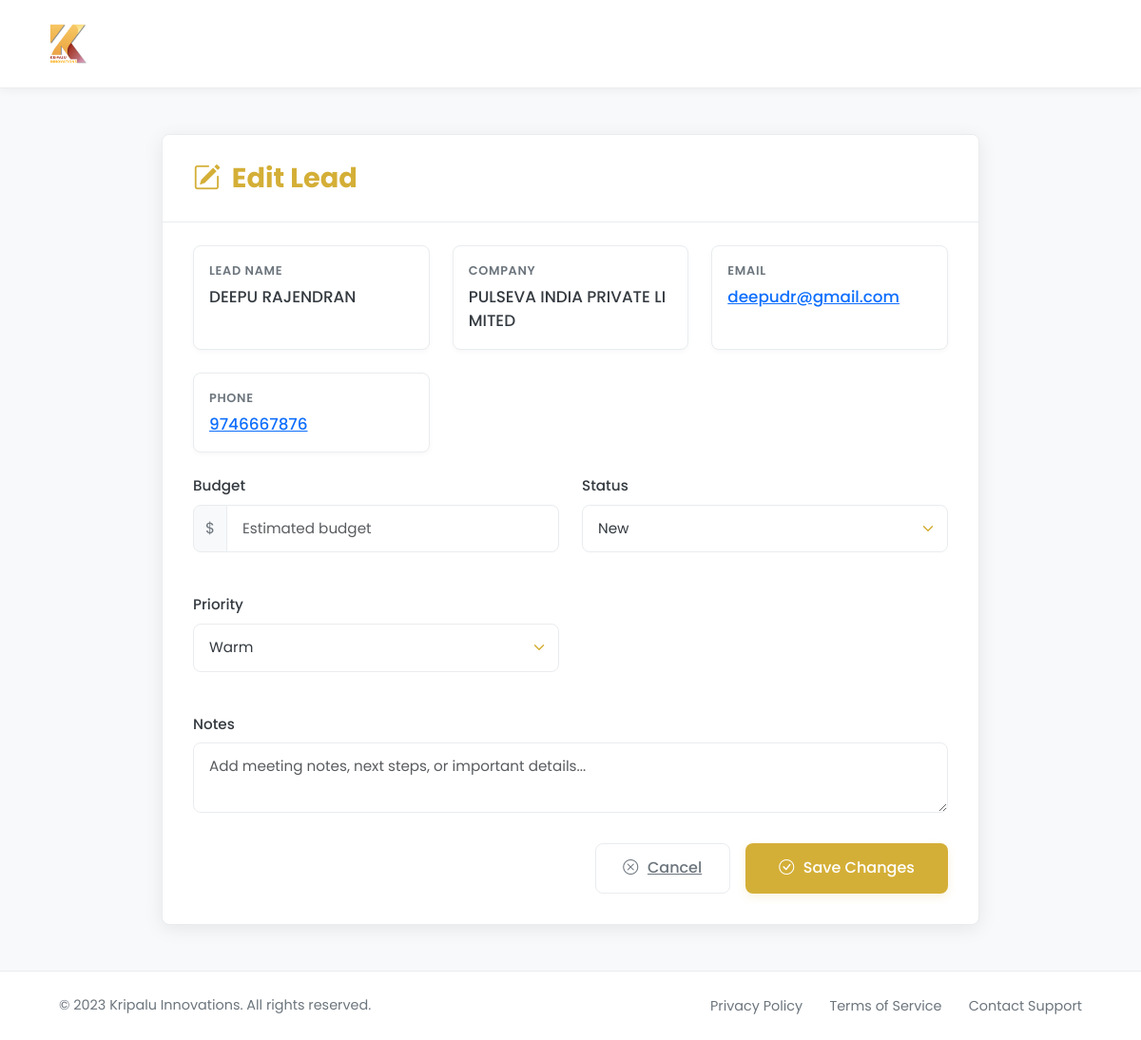
The page /editLead/24/ (signed in) on the database its author committed.
### salesmanPanel/models.py (models this page shows, shortened)
class Lead(models.Model):
    STATUS_CHOICES = [
        ('New', 'New'),
        ('Contacted', 'Contacted'),
        ('In Discussion', 'In Discussion'),
        ('Not Interested', 'Not Interested'),
        ('Converted', 'Converted'),
    ]
    PRIORITY_CHOICES = [
        ('Hot', 'Hot'),
        ('Warm', 'Warm'),
        ('Cold', 'Cold'),
    ]
    name = models.CharField(max_length=100)
    email = models.EmailField()
    phone = models.CharField(max_length=15)
    city = models.CharField(max_length=100, blank=True)
    company = models.CharField(max_length=100, blank=True)
    role = models.CharField(max_length=100, blank=True)
    interest = models.TextField(null=True)
    budget = models.CharField(max_length=50, blank=True)
    lead_source = models.CharField(max_length=100, blank=True)
    status = models.CharField(max_length=20, choices=STATUS_CHOICES, default='New')
    priority = models.CharField(max_length=10, choices=PRIORITY_CHOICES, default='Warm')
    notes = models.TextField(blank=True)
    assigned_to = models.ForeignKey(settings.AUTH_USER_MODEL, on_delete=models.SET_NULL, null=True, blank=True)
    created_at = models.DateTimeField(auto_now_add=True)
    updated_at = models.DateTimeField(auto_now=True)
    category = models.ForeignKey('category', on_delete=models.SET_NULL, null=True, blank=True)

### salesmanPanel/views.py (the view, shortened to what this page needs)
# urls.py: path('editLead/<int:lead_id>/', views.editLead, name='editLead'),
def editLead(request, lead_id):
    if not request.user.is_authenticated:
        return redirect('loginSalesman')  # Redirect to login if user is not authenticated
    try:
        lead = Lead.objects.get(id=lead_id, assigned_to=request.user)  # Get the lead assigned to the logged-in user
    except Lead.DoesNotExist:
        messages.error(request, "Lead does not exist or you do not have permission to edit it")
        return redirect('salesmanDashboard')  # Redirect to dashboard if lead does not exist
    context = {'lead': lead}  # Pass the lead to the template
    return render(request, 'salesmanPortal/editLead.html', context)  # Render the edit lead template

### templates/salesmanPortal/editLead.html (shortened to what this page needs)
<!DOCTYPE html>
<html lang="en">
<head>
    <link rel="stylesheet" href="https://cdn.jsdelivr.net/npm/bootstrap-icons@1.11.1/font/bootstrap-icons.css">
    <link href="https://cdn.jsdelivr.net/npm/bootstrap@5.3.0/dist/css/bootstrap.min.css" rel="stylesheet">
</head>
<body>
    <div class="main-container">
        <header class="portal-header">
            <div class="container d-flex justify-content-start align-items-center">
                <a href="https://www.kripaluinnovations.com/" class="brand-logo" target="_blank" rel="noopener">
                    {% load static %}
                    <img src="{% static 'images/kripalu_innovation.png' %}" alt="Kripalu Innovations Logo" onerror="this.onerror=null;this.src='https://placehold.co/150x45/D4AF37/343a40?text=Kripalu';">
                </a>
            </div>
        </header>
        <main class="portal-main">
            <div class="edit-lead-wrapper">
                <div class="edit-lead-card">
                    <div class="form-header">
                        <h1 class="form-title">
                            <i class="bi bi-pencil-square"></i> Edit Lead
                        </h1>
                    </div>
                    <div class="lead-info-summary">
                        <div class="lead-info-grid">
                            <div class="info-item">
                                <div class="info-label">Lead Name</div>
                                <p class="info-value">{{ lead.name }}</p>
                            </div>
                            <div class="info-item">
                                <div class="info-label">Company</div>
                                <p class="info-value">{{ lead.company|default:"—" }}</p>
                            </div>
                            <div class="info-item">
                                <div class="info-label">Email</div>
                                <p class="info-value email"><a href="mailto:{{ lead.email }}">{{ lead.email|default:"—" }}</a></p>
                            </div>
                            <div class="info-item">
                                <div class="info-label">Phone</div>
                                <p class="info-value phone"><a href="tel:{{ lead.phone }}">{{ lead.phone|default:"—" }}</a></p>
                            </div>
                        </div>
                    </div>
                    <form method="post" action="{% url 'editLead' lead.id %}" class="lead-form">
                        <div class="form-grid">
                            <div class="form-group">
                                <label for="budget" class="form-label">Budget</label>
                                <div class="input-group">
                                    <span class="input-group-text">$</span>
                                    <input type="text" id="budget" name="budget" value="{{ lead.budget }}" class="form-control" placeholder="Estimated budget">
                                </div>
                            </div>
                            <div class="form-group">
                                <label for="status" class="form-label">Status</label>
                                <select id="status" name="status" class="form-control form-select">
                                    <option value="New" {% if lead.status == "New" %}selected{% endif %}>New</option>
                                </select>
                            </div>
                            <div class="form-group">
                                <label for="priority" class="form-label">Priority</label>
                                <select id="priority" name="priority" class="form-control form-select">
                                    <option value="Warm" {% if lead.priority == "Warm" %}selected{% endif %}>Warm</option>
                                </select>
                            </div>
                        </div>
                        <div class="form-group">
                            <label for="notes" class="form-label">Notes</label>
                            <textarea id="notes" name="notes" class="form-control form-textarea" placeholder="Add meeting notes, next steps, or important details...">{{ lead.notes }}</textarea>
                        </div>
                        <div class="form-actions">
                            <a href="{% url 'salesmanDashboard' %}" class="btn-cancel">
                                <i class="bi bi-x-circle"></i> Cancel
                            </a>
                            <button type="submit" class="btn-submit">
                                <i class="bi bi-check-circle"></i> Save Changes
                            </button>
                        </div>
                    </form>
                </div>
            </div>
        </main>
        <footer class="portal-footer">
            <div class="container">
                <div class="footer-content">
                    <p>&copy; 2023 Kripalu Innovations. All rights reserved.</p>
                    <div class="footer-links">
                       <a href="{% url 'term_contact' %}">Privacy Policy</a>
                        <a href="{% url 'term_contact' %}">Terms of Service</a>
                        <a href="{% url 'term_contact' %}">Contact Support</a>
                    </div>
                </div>
            </div>
        </footer>
    </div>
</body>
</html>

### rows shown on the page
Lead: name "DEEPU RAJENDRAN", company "PULSEVA INDIA PRIVATE LIMITED", email "deepudr@gmail.com", phone "9746667876", status "New", priority "Warm"
